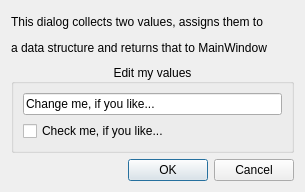
<?xml version="1.0" encoding="UTF-8"?>
<ui version="4.0">
 <class>returnDialog</class>
 <widget class="QDialog" name="returnDialog">
  <property name="geometry">
   <rect>
    <x>0</x>
    <y>0</y>
    <width>305</width>
    <height>192</height>
   </rect>
  </property>
  <property name="windowTitle">
   <string>Set return values Dialog</string>
  </property>
  <layout class="QGridLayout" name="gridLayout_2">
   <item row="0" column="0">
    <widget class="QLabel" name="label">
     <property name="text">
      <string>This dialog collects two values, assigns them to</string>
     </property>
    </widget>
   </item>
   <item row="1" column="0">
    <widget class="QLabel" name="label_2">
     <property name="text">
      <string>a data structure and returns that to MainWindow</string>
     </property>
    </widget>
   </item>
   <item row="2" column="0">
    <widget class="QGroupBox" name="groupBox">
     <property name="title">
      <string>Edit my values</string>
     </property>
     <property name="alignment">
      <set>Qt::AlignmentFlag::AlignCenter</set>
     </property>
     <layout class="QGridLayout" name="gridLayout">
      <item row="0" column="0">
       <widget class="QLineEdit" name="leDialogText">
        <property name="toolTip">
         <string/>
        </property>
        <property name="statusTip">
         <string>Contains returned text from dialog...</string>
        </property>
        <property name="text">
         <string>Change me, if you like...</string>
        </property>
        <property name="readOnly">
         <bool>false</bool>
        </property>
       </widget>
      </item>
      <item row="1" column="0">
       <widget class="QCheckBox" name="cbDialogCheck">
        <property name="enabled">
         <bool>true</bool>
        </property>
        <property name="statusTip">
         <string>Contains return checkbox status...</string>
        </property>
        <property name="text">
         <string>Check me, if you like...</string>
        </property>
       </widget>
      </item>
     </layout>
    </widget>
   </item>
   <item row="3" column="0">
    <widget class="QDialogButtonBox" name="buttonBox">
     <property name="orientation">
      <enum>Qt::Orientation::Horizontal</enum>
     </property>
     <property name="standardButtons">
      <set>QDialogButtonBox::StandardButton::Cancel|QDialogButtonBox::StandardButton::Ok</set>
     </property>
    </widget>
   </item>
  </layout>
 </widget>
 <resources/>
 <connections>
  <connection>
   <sender>buttonBox</sender>
   <signal>accepted()</signal>
   <receiver>returnDialog</receiver>
   <slot>accept()</slot>
   <hints>
    <hint type="sourcelabel">
     <x>248</x>
     <y>254</y>
    </hint>
    <hint type="destinationlabel">
     <x>157</x>
     <y>274</y>
    </hint>
   </hints>
  </connection>
  <connection>
   <sender>buttonBox</sender>
   <signal>rejected()</signal>
   <receiver>returnDialog</receiver>
   <slot>reject()</slot>
   <hints>
    <hint type="sourcelabel">
     <x>316</x>
     <y>260</y>
    </hint>
    <hint type="destinationlabel">
     <x>286</x>
     <y>274</y>
    </hint>
   </hints>
  </connection>
 </connections>
</ui>
